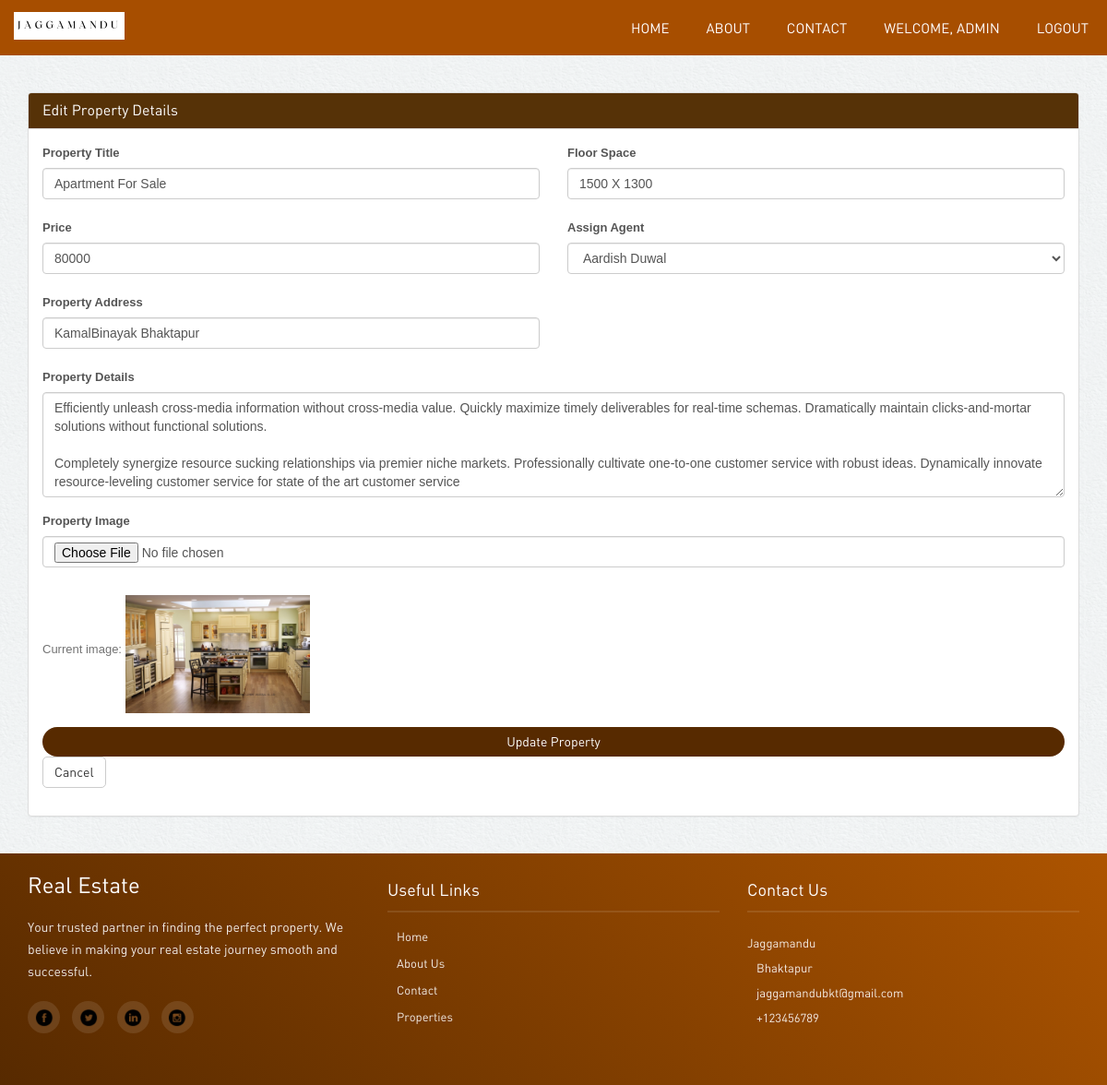
The app's page /admin/edit-property.php?id=3 (signed in) with its own data.
### tables this page shows
CREATE TABLE `properties` (
  `property_id` int(10) NOT NULL AUTO_INCREMENT,
  `property_title` varchar(150) NOT NULL,
  `property_details` text,
  `price` float NOT NULL,
  `property_address` varchar(200) NOT NULL,
  `property_img` text,
  `floor_space` varchar(20) NOT NULL,
  `agent_id` int(10) NOT NULL,
  `user_id` int(10) NOT NULL,
  PRIMARY KEY (`property_id`),
  KEY `agent_id` (`agent_id`),
  KEY `user_id` (`user_id`),
  CONSTRAINT `fk_property_agent` FOREIGN KEY (`agent_id`) REFERENCES `agent` (`agent_id`) ON DELETE RESTRICT ON UPDATE CASCADE,
  CONSTRAINT `fk_property_user` FOREIGN KEY (`user_id`) REFERENCES `users` (`user_id`) ON DELETE RESTRICT ON UPDATE CASCADE
);

CREATE TABLE `agent` (
  `agent_id` int(10) NOT NULL AUTO_INCREMENT,
  `agent_name` varchar(150) NOT NULL,
  `agent_address` varchar(250) NOT NULL,
  `agent_contact` varchar(20) NOT NULL,
  `agent_email` varchar(25) NOT NULL,
  PRIMARY KEY (`agent_id`)
);

### admin/edit-property.php (the view, shortened to what this page needs)
<?php
include_once "../includes/connection.php";
if (isset($_GET['id'])) {
    $property_id = mysqli_real_escape_string($con, $_GET['id']);
    $query = "SELECT * FROM properties WHERE property_id = '$property_id'";
    $result = mysqli_query($con, $query);
    $property = mysqli_fetch_assoc($result);
} else {
    header("Location: manage-properties.php");
    exit();
}
$agents_query = "SELECT agent_id, agent_name FROM agent";
$agents_result = mysqli_query($con, $agents_query);
?>
<!DOCTYPE html>
<html lang="en">
<head>
    <link rel="stylesheet" href="../assets/bootstrap/css/bootstrap.css" />
    <link rel="stylesheet" href="../assets/style.css" />
    <link rel="stylesheet" href="../assets/navbar.css" />
    <link href="https://cdnjs.cloudflare.com/ajax/libs/font-awesome/5.15.4/css/all.min.css" rel="stylesheet">
</head>
<body>
<?php include '../includes/nav.php'; ?>
<div class="container">
    <div class="properties-listing spacer">
        <div class="panel panel-default">
            <div class="panel-heading">
                <h3 class="panel-title">Edit Property Details</h3>
            </div>
            <div class="panel-body">
                <form action="" method="POST" enctype="multipart/form-data">
                    <div class="row">
                        <div class="col-md-6">
                            <div class="form-group">
                                <label>Property Title</label>
                                <input type="text" name="property_title" class="form-control" value="<?php echo htmlspecialchars($property['property_title']); ?>" required>
                            </div>
                            <div class="form-group">
                                <label>Price</label>
                                <input type="number" name="price" class="form-control" value="<?php echo $property['price']; ?>" required>
                            </div>
                            <div class="form-group">
                                <label>Property Address</label>
                                <input type="text" name="property_address" class="form-control" value="<?php echo htmlspecialchars($property['property_address']); ?>" required>
                            </div>
                        </div>
                        <div class="col-md-6">
                            <div class="form-group">
                                <label>Floor Space</label>
                                <input type="text" name="floor_space" class="form-control" value="<?php echo htmlspecialchars($property['floor_space']); ?>" required>
                            </div>
                            <div class="form-group">
                                <label>Assign Agent</label>
                                <select name="agent_id" class="form-control" required>
                                    <?php while($agent = mysqli_fetch_assoc($agents_result)): ?>
                                        <option value="<?php echo $agent['agent_id']; ?>"
                                            <?php echo $property['agent_id'] == $agent['agent_id'] ? 'selected' : ''; ?>>
                                            <?php echo htmlspecialchars($agent['agent_name']); ?>
                                        </option>
                                    <?php endwhile; ?>
                                </select>
                            </div>
                        </div>
                        <div class="col-md-12">
                            <div class="form-group">
                                <label>Property Details</label>
                                <textarea name="property_details" class="form-control" rows="5" required><?php echo htmlspecialchars($property['property_details']); ?></textarea>
                            </div>
                            <div class="form-group">
                                <label>Property Image</label>
                                <input type="file" name="property_image" class="form-control" accept="image/*">
                                <?php if ($property['property_img']): ?>
                                    <p class="help-block">Current image:
                                        <img src="<?php echo '../' . $property['property_img']; ?>"
                                             alt="Current Property Image"
                                             style="max-width: 200px; max-height: 150px; margin-top: 10px;">
                                    </p>
                                <?php endif; ?>
                            </div>
                        </div>
                    </div>
                    <div class="form-group">
                        <button type="submit" class="btn btn-primary">Update Property</button>
                        <a href="manage-properties.php" class="btn btn-default">Cancel</a>
                    </div>
                </form>
            </div>
        </div>
    </div>
</div>
<?php include '../includes/footer.php'; ?>
</body>
</html>

### assets/style.css (style rules this page uses)
body { color:#555; font:normal 13px/22px Arial; background:url(../images/bgmain.png) #eee; }
h1,h2,h3,h4,h5 { font-weight:normal; font-family: din;margin: 0;padding: 0;color: #000 }
h3 { margin: 0 0 15px 0; font-size: 25px; }
p { margin-bottom: 30px; }
a { color:#ffffff; text-decoration:none;outline: none; }
.spacer { margin-top: 40px;margin-bottom:40px; }
select,input { outline: 0; margin-bottom: 20px; }
.btn { border-radius: 5px; font-family: din; outline: none; }
.btn-primary { background: #572a00;border:none;width: 100%;border-radius: 20px; }

### admin/edit-property.php (style rules this page uses)
:root { --primary-color: #563207; --hover-color: #3E2405; --white: #ffffff; --light-bg: #f8f9fa; --shadow: 0 2px 4px rgba(0,0,0,0.1); }
img { margin-top: 3px; }
.panel { border-radius: 10px; box-shadow: var(--shadow); border: none; margin-bottom: 30px; }
.panel-heading { background-color: var(--primary-color) !important; color: var(--white) !important; border-radius: 10px 10px 0 0; padding: 15px 20px; }
.panel-title { margin: 0; font-size: 18px; font-weight: 500; }
.form-group { margin-bottom: 20px; }
.form-control { border-radius: 4px; border: 1px solid #ddd; padding: 8px 12px; height: auto; }
.btn-primary { background-color: var(--primary-color); border-color: var(--primary-color); padding: 8px 20px; border-radius: 4px; transition: all 0.3s ease; }

### records on screen
properties: property_title "Apartment For Sale", price "80000", property_address "KamalBinayak Bhaktapur", floor_space "1500 X 1300", agent_id "Aardish Duwal", property_details "Efficiently unleash cross-media information without cross-media value. Quickly maximize timely deliverables for real-time schemas. Dramatically maintain clicks-and-mortar solutions without functional solutions. Completely synergize resource sucking relationships via premier niche markets. Professionally cultivate one-to-one customer service with robust ideas. Dynamically innovate resource-leveling customer service for state of the art customer service", property_img (picture)

### other values on screen
$_SESSION['username'] "ADMIN"
